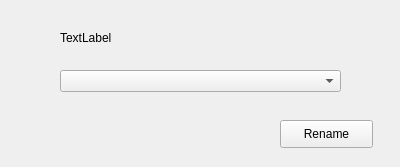
<?xml version="1.0" encoding="UTF-8"?>
<ui version="4.0">
 <class>Form</class>
 <widget class="QWidget" name="Form">
  <property name="geometry">
   <rect>
    <x>0</x>
    <y>0</y>
    <width>400</width>
    <height>167</height>
   </rect>
  </property>
  <property name="windowTitle">
   <string>Form</string>
  </property>
  <widget class="QComboBox" name="comboBox">
   <property name="geometry">
    <rect>
     <x>60</x>
     <y>70</y>
     <width>281</width>
     <height>22</height>
    </rect>
   </property>
  </widget>
  <widget class="QPushButton" name="pushButton">
   <property name="geometry">
    <rect>
     <x>280</x>
     <y>120</y>
     <width>93</width>
     <height>28</height>
    </rect>
   </property>
   <property name="text">
    <string>Rename</string>
   </property>
  </widget>
  <widget class="QLabel" name="label">
   <property name="geometry">
    <rect>
     <x>60</x>
     <y>30</y>
     <width>291</width>
     <height>16</height>
    </rect>
   </property>
   <property name="text">
    <string>TextLabel</string>
   </property>
  </widget>
 </widget>
 <resources/>
 <connections/>
</ui>
